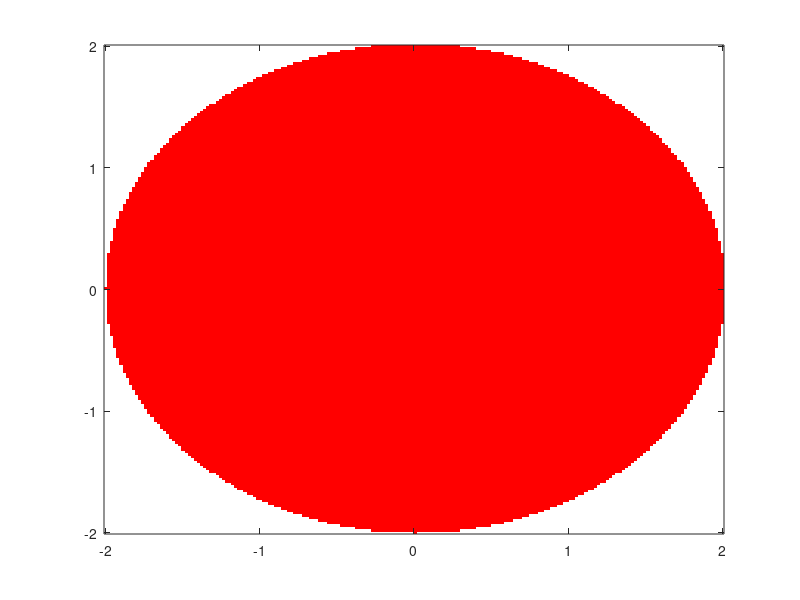

The MATLAB script that drew this image:
phi = inline('z^2');   % Define the function whose fixed points we seek.
fixpt1 = 0;     % These are the fixed points.
fixpt2 = 0;

colormap([1 0 0; 1 1 1]);     % Points numbered 1 (inside) will be colored red;
                              %   those numbered 2 (outside) will be colored white.
M = 2*ones(200,200);          % Initialize array of point colors to 2 (white).


for j=1:200, % Try initial values with imaginary parts between
  y = -1 + (j-1)*.01;        %   -0.7 and 0.7
  for i=1:200,                % and with real parts between
    x = -1 + (i-1)*.01;     %   -1.8 and 1.8.
    z = x + 1i*y;             % 1i is the MATLAB symbol for sqrt(-1).
    zk = z;
    iflag1 = 0;               % iflag1 and iflag2 count the number of iterations
    iflag2 = 0;               %   when a root is within 1.e-6 of a fixed point;
    kount = 0;                % kount is the total number of iterations.


    while kount < 100 & abs(zk) < 2 & iflag1 < 5 & iflag2 < 5,
      kount = kount+1;
      zk = phi(zk);           % This is the fixed point iteration.
      err1 = abs(zk-fixpt1);  % Test for convergence to fixpt1.
      if err1 < 1.e-6,
         iflag1 = iflag1 + 1;
      else
         iflag1 = 0;
      end;
      err2 = abs(zk-fixpt2);  % Test for convergence to fixpt2.
      if err2 < 1.e-6,
        iflag2 = iflag2 + 1;
      else
        iflag2 = 0;
      end;
    end;
    if iflag1 >= 5 | iflag2 >= 5 | kount >= 100,   % If orbit is bounded, set this
      M(j,i) = 1;                                  %   point color to 1 (red).
    end;
  end;
end;


image([-2 2],[-2 2],M),  % This plots the results.
axis xy                        % If you don't do this, vertical axis is inverted.




